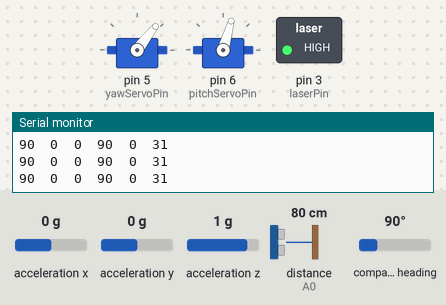
A sketch run on a simulated Arduino Uno, built with avr-gcc and run on an emulated ATmega328P. On the bench: 2 × servo, switched loads named in the sketch (green lamp = pin HIGH), the last lines printed to the serial monitor. Wiring (inferred from the names in the program): 2 × servo: signal pin 5 / signal pin 6. Dashed ring = blinking. The inputs (shaded band) are chosen by the test bench; at power-on: distance to the obstacle (sensor on A0) 80 cm, acceleration z 1 g, compass heading 90°, acceleration y 0 g, acceleration x 0 g. Servo pulses on a pin are drawn as a servo (544–2400 µs = 0–180°); pins used as bus, display or sensor lines are not drawn.

Above: at 2.2 s.
2.3 s: distance to the obstacle (sensor on A0) set to 21 cm
3.8 s: distance to the obstacle (sensor on A0) set to 17 cm
At 4.01 s:
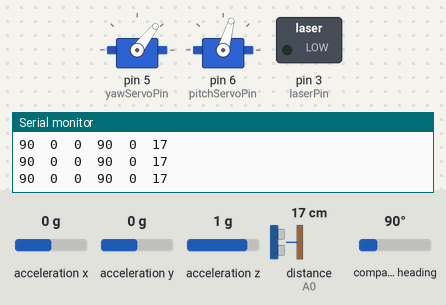
6.8 s: acceleration z set to 0.1 g
9.8 s: acceleration z set to -0.2 g
At 10.53 s:
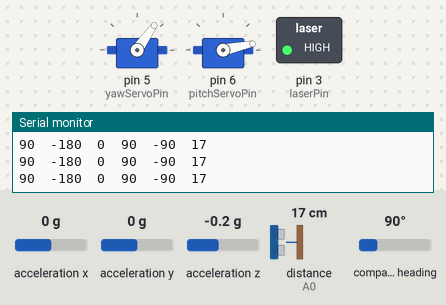
12.8 s: compass heading set to 7°
At 13.02 s:
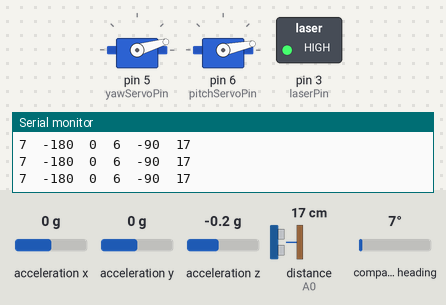
15.8 s: acceleration y set to -0.2 g
At 16.12 s:
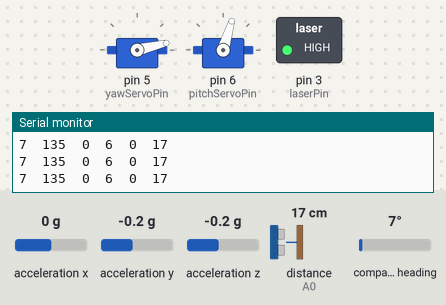
Timing chart, 0 to 19.8 s (numbered marks = the images above; inputs shaded):
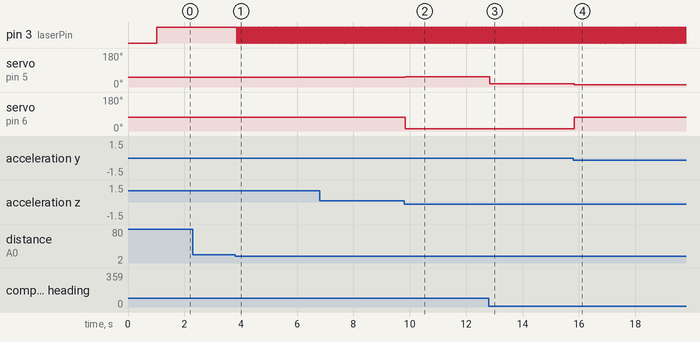

Measured:
- the behaviour switches between 20 and 19 cm on distance to the obstacle (sensor on A0) (found by bisection; images 0 and 1)
- the behaviour switches between 0 and -0.1 g on acceleration z (found by bisection; images 1 and 2)
- the behaviour switches between 0 and -0.1 g on acceleration y (found by bisection; images 3 and 4)
- after the input at 3.8 s, pin 3 (laserPin): alternates HIGH for 0.03 s and LOW for 0.03 s, starting after 0.05 s
- after the input at 9.8 s, servo on pin 5 (yawServoPin): 52° → 55° at once; servo on pin 6 (pitchServoPin): 74° → 12° at once
- after the input at 12.8 s, servo on pin 5 (yawServoPin): 55° → 16° at once
- after the input at 15.8 s, servo on pin 5 (yawServoPin): 16° → 13° at once; servo on pin 6 (pitchServoPin): 12° → 73° at once

The sketch:

Lab9_Main.ino
```cpp
#include <SharpIR.h> // Importing distance sensor library

// Importing IMU libraries
#include <Wire.h>
#include <Adafruit_Sensor.h>
#include <Adafruit_BNO055.h>
#include <utility/imumaths.h>

#include <math.h>

// Pin Numbers
int yawServoPin = 5;
int pitchServoPin =6;
int laserPin = 3;

// Servo PWM Parameters
const int t_min = 600; // Probably the minimum pulse width (datasheet had listed 900)
const int t_max = 2300; // Probably the maximum pulse width (datasheet had listed 2100)
const int servoPeriod = 20000; // Probably the servo period

// Mapped PWs from from orientation data
int mappedYawPW = 0;
int mappedPitchPW = 0;

// Laser Pulse Parameters
bool laserPulseState =false;

// Global variables for laser timing
unsigned long lastLaserToggle = 0;
bool laserState = false;
const unsigned long PULSE_PERIOD = 1000;

// IMU Sensor Initialization
Adafruit_BNO055 bno = Adafruit_BNO055(55,0x28);
uint16_t BNO055_SAMPLERATE_DELAY_MS = 100;

// Distance Sensor Initialization
SharpIR sensor( SharpIR::GP2Y0A41SK0F, A0 );

// Function to get distance for IR distance sensor
bool readDistance() {
  // Reading distance to a object
  int distanceToObj = sensor.getDistance();
  Serial.println(distanceToObj);

  // Target in range or not
  if (distanceToObj < 20) {
    return true;
  } else {
    return false;
  }

}

// Laser Control Function
void laserPulse(bool state) {
  unsigned long currentMicros = micros();

  if (state == true) {
    // pulse implementation
    if (currentMicros - lastLaserToggle >= (PULSE_PERIOD/500)) { // Toggle every 500 microseconds
      laserState = !laserState;
      digitalWrite(laserPin, laserState);
      lastLaserToggle = currentMicros;
    }
  } else {
    digitalWrite(laserPin,HIGH); // No pulsing just pointing
  }
}

// Control Yaw and Pitch Servos simultaneously
void servoControl() {

  digitalWrite(yawServoPin,HIGH);
  digitalWrite(pitchServoPin, HIGH);
  delayMicroseconds(min(mappedYawPW, mappedPitchPW)); // Wait for the shorter pw

  if (mappedYawPW > mappedPitchPW) {
      digitalWrite(pitchServoPin, LOW); // Turn off the pitch servo
      delayMicroseconds(mappedYawPW - mappedPitchPW); // Wait for the remaining time for yaw
      digitalWrite(yawServoPin, LOW);
  } else {
      digitalWrite(yawServoPin, LOW); // Turn off the yaw servo
      delayMicroseconds(mappedPitchPW - mappedYawPW); // Wait for the remaining time for pitch
      digitalWrite(pitchServoPin, LOW);
  }

    // Ensure the total period is kept
  delayMicroseconds(servoPeriod - max(mappedYawPW, mappedPitchPW));

}

void readIMU() {

  // Fetching orientation and angular velocity data
  // Note the code below (lines 94 - 96) was borrowed from "https://learn.adafruit.com/adafruit-bno055-absolute-orientation-sensor/arduino-code"
  sensors_event_t orientationData, angVelData;
  bno.getEvent(&orientationData,Adafruit_BNO055::VECTOR_EULER);
  //bno.getEvent(&angVelData, Adafruit_BNO055::VECTOR_GYROSCOPE);

  // Rounding yaw and pitch angles
  int yawAngle= round(orientationData.orientation.x);
  int pitchAngle = round(orientationData.orientation.z);
  int rollAngle = round(orientationData.orientation.y);

  // Mapping Euler angles to servo pulse range for actuation
  mappedYawPW = map(yawAngle,0,360,t_min,t_max);
  mappedPitchPW = map(constrain(pitchAngle,-90,0),-90,0,t_min,(t_max/2)+100);

  // Calculating actual Servo angles for Telemetry and verification
  int actualYawPW = map(mappedYawPW,t_min,t_max,0,360);
  int actualPitchPW = map(mappedPitchPW,t_min,(t_max/2)+100,-90,0);

  // Sending all orientation data over serial port to Processing
  Serial.print(yawAngle);
  Serial.print("\t");
  Serial.print(pitchAngle);
  Serial.print("\t");
  Serial.print(rollAngle);
  Serial.print("\t");
  Serial.print(actualYawPW);
  Serial.print("\t");
  Serial.print(actualPitchPW);
  Serial.print("\t");

}

void setup() {

  // Initializing pins
  Serial.begin(115200);

  pinMode(yawServoPin,OUTPUT);
  pinMode(pitchServoPin,OUTPUT);
  pinMode(laserPin,OUTPUT);

  digitalWrite(laserPin,LOW);


  // Note the code below (lines 139 - 147) was borrowed from "https://learn.adafruit.com/adafruit-bno055-absolute-orientation-sensor/arduino-code"
  /* Initialise the sensor */
  if(!bno.begin())
  {
    /* There was a problem detecting the BNO055 ... check your connections */
    Serial.print("Ooops, no BNO055 detected ... Check your wiring or I2C ADDR!");
    while(1);
  }

  delay(1000);
  bno.setExtCrystalUse(true);

}

void loop() {
  // put your main code here, to run repeatedly:
  unsigned long currentTime = micros();

  // Function calls
  readIMU();
  servoControl();
  bool pulseState = readDistance();
  laserPulse(pulseState);

  // Timing loop for entire system
  while ((micros() - currentTime) < (BNO055_SAMPLERATE_DELAY_MS * 1000))
  {

  }
}
```
